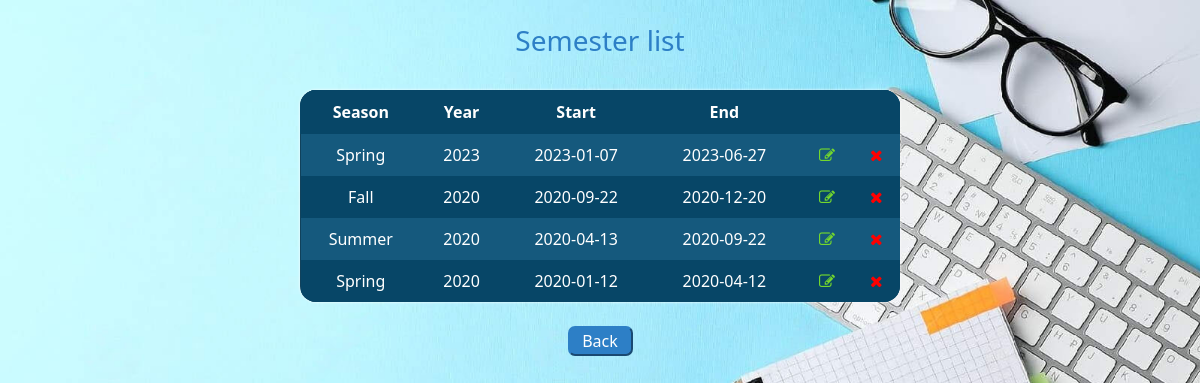
The app's page /Admin/Semester/sem_list.php with its own data.
### tables this page shows
CREATE TABLE `semester` (
  `Serial` int(1) NOT NULL,
  `season` varchar(6) NOT NULL,
  `year` int(4) NOT NULL,
  `start` date NOT NULL,
  `end` date NOT NULL
);

### Admin/Semester/sem_list.php (the view, shortened to what this page needs)
<html>
<link rel="stylesheet" href="../../CSS/style.css" type="text/css">
<link rel="stylesheet" href="../../CSS/bootstrap.min.css">
<link rel="stylesheet" href="https://cdnjs.cloudflare.com/ajax/libs/font-awesome/4.7.0/css/font-awesome.min.css">
<body>
<center>
<?php
$sql="SELECT * from semester ORDER by end DESC";
$result=mysqli_query($con,$sql);
if(mysqli_num_rows($result)==0){
    echo "<h3 class='lev'>No semester has been created</h3>";
}
else{
?>
<h3 class='lev'>Semester list</h3></br>
    </div></center><?php
$cur_date=date("Y-m-d");
$sql="SELECT * from semester ORDER by end DESC";
$result=mysqli_query($con,$sql);
?>
<table class='tab1 w-50'>
    <thead class='the1'>
    <tr class='tr1'>
    <th class='th1'>Season</th>
    <th class='th1'>Year</th>
    <th class='th1'>Start</th>
    <th class='th1'>End</th>
    <th class='th1' colspan='3'></th>
    </tr>
    </thead>
<?php
    while($row=mysqli_fetch_assoc($result)){
        if($cur_date>=$row['start'] && $cur_date<=$row['end']){
            echo "<tr class='tr1'>";
            echo "<td class='td1'>".$row['season']."</td>";
            echo "<td class='td1'>".$row['year']."</td>";
            echo "<td class='td1'>".$row['start']."</td>";
            echo "<td class='td1'>".$row['end']."</td>";
            echo "<td class='td1'><b>Current Semester</b></td>";
            echo "<td class='td1'><a class='up' href='edit_sem.php?us=$row[season] && uy=$row[year] && u1=$row[start] && u2=$row[end]'><i title='Update Semester' class='fa fa-edit'></i></a></td>";
            echo "<td class='td1'><a class='del' href='del_sem.php?ds=$row[season] && dy=$row[year]'><i title='Update Semester' class='fa fa-close'></i></a></td>";
            echo "</tr>";
        }
        else{
            echo "<tr class='tr1'>";
            echo "<td class='td1'>".$row['season']."</td>";
            echo "<td class='td1'>".$row['year']."</td>";
            echo "<td class='td1'>".$row['start']."</td>";
            echo "<td class='td1'>".$row['end']."</td>";
            echo "<td></td>";
            echo "<td class='td1'><a class='up' href='edit_sem.php?us=$row[season] && uy=$row[year] && u1=$row[start] && u2=$row[end]'><i title='Update Semester' class='fa fa-edit'></i></a></td>";
            echo "<td class='td1'><a class='del' href='del_sem.php?ds=$row[season] && dy=$row[year]'><i title='Update Semester' class='fa fa-close'></i></a></td>";
            echo "</tr>";
        }
    }
    echo "</table>";
}
?>
</br><div><button class='aback'><a class='lab' href="../admin_home.php">Back</a></button></div>
</center>
</body>
</html>

### CSS/style.css (style rules this page uses)
body { background-image: url("home.jpeg"); -ms-background-size: cover; -webkit-background-size: cover; -moz-background-size: cover; -o-background-size: cover; background-attachment: fixed; background-size: cover; background-repeat: no-repeat; font-family: "Segoe UI", Arial, sans-serif; }
a:link { text-decoration: none; }
.lev { color:#2D7FC6; }
.lab:link { text-decoration: none; color:white; }
.tr1 { padding-bottom: 10px; }
.td1 { padding: 10px 10px 0; text-align: center; }
.td1:before { content: attr(data-title); color: #7a91aa; text-transform: uppercase; font-size: 1.4rem; padding-right: 10px; display: block; }
.tab1 { color:white; border-radius: 1em; overflow: hidden; background-color: #11425C; box-shadow: 0 0 3px; }
.th1 { vertical-align: middle; text-align: center; font-weight: 700; }
.the1 .th1 { background-color: #074667; color: #fff; border: 1px solid #074667; }
.td1, .th1 { padding: 10px; }
.tr1:nth-child(2n+1) { background-color: #15597D; }
.tr1:nth-child(2n) { background-color: #074667; }
.aback { background:#2D7FC6; border-color:#2D7FC6; color:white; border-radius:7px; width:65px; height:30px; font-size:1em; }
.up:link { text-decoration: none; color:#73D72D; }
.del:link { text-decoration: none; color: red; }

### records on screen
semester: season "Spring", year "2023", start "2023-01-07", end "2023-06-27"
semester: season "Fall", year "2020", start "2020-09-22", end "2020-12-20"
semester: season "Summer", year "2020", start "2020-04-13", end "2020-09-22"
semester: season "Spring", year "2020", start "2020-01-12", end "2020-04-12"
